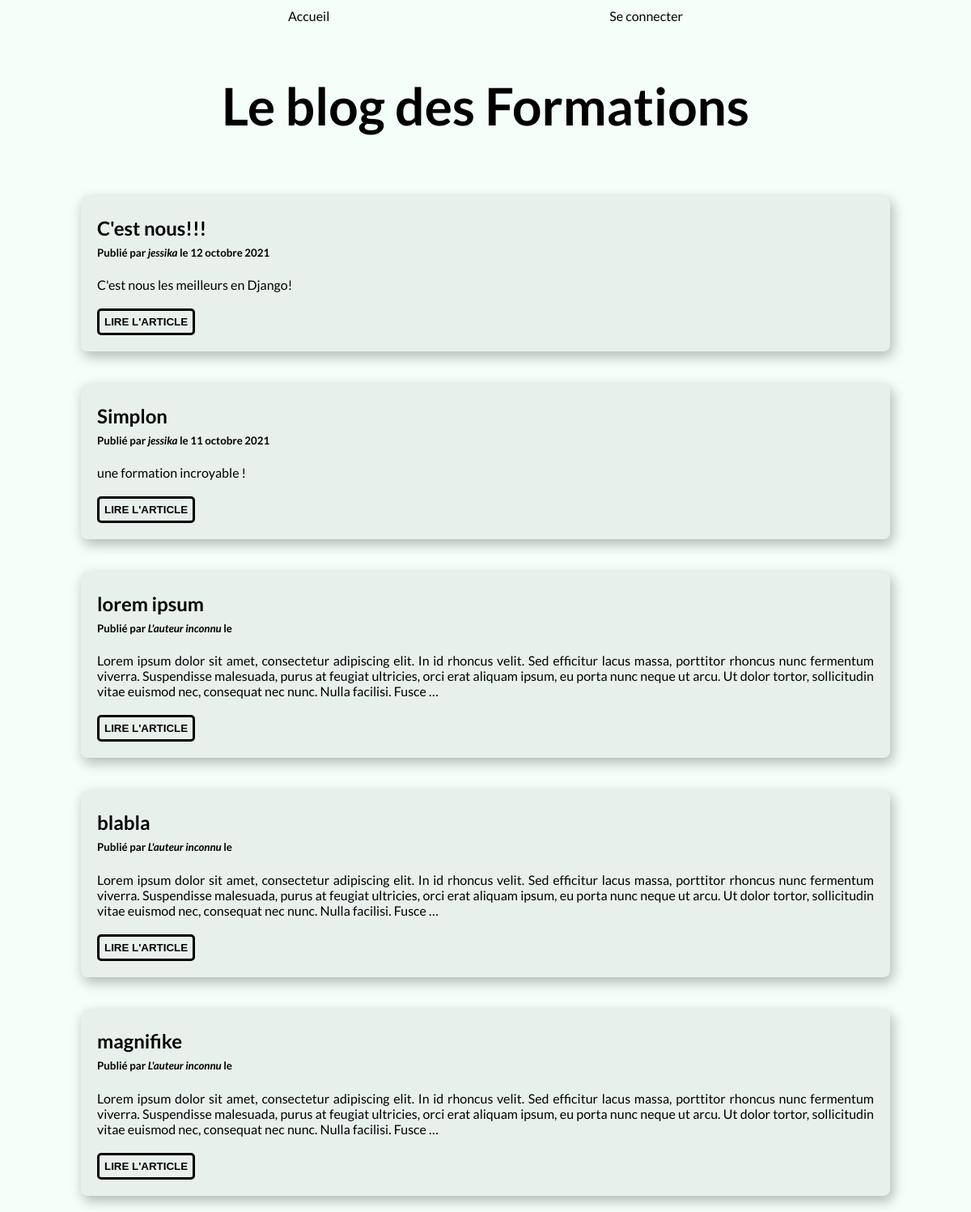
The app's page /, older data.
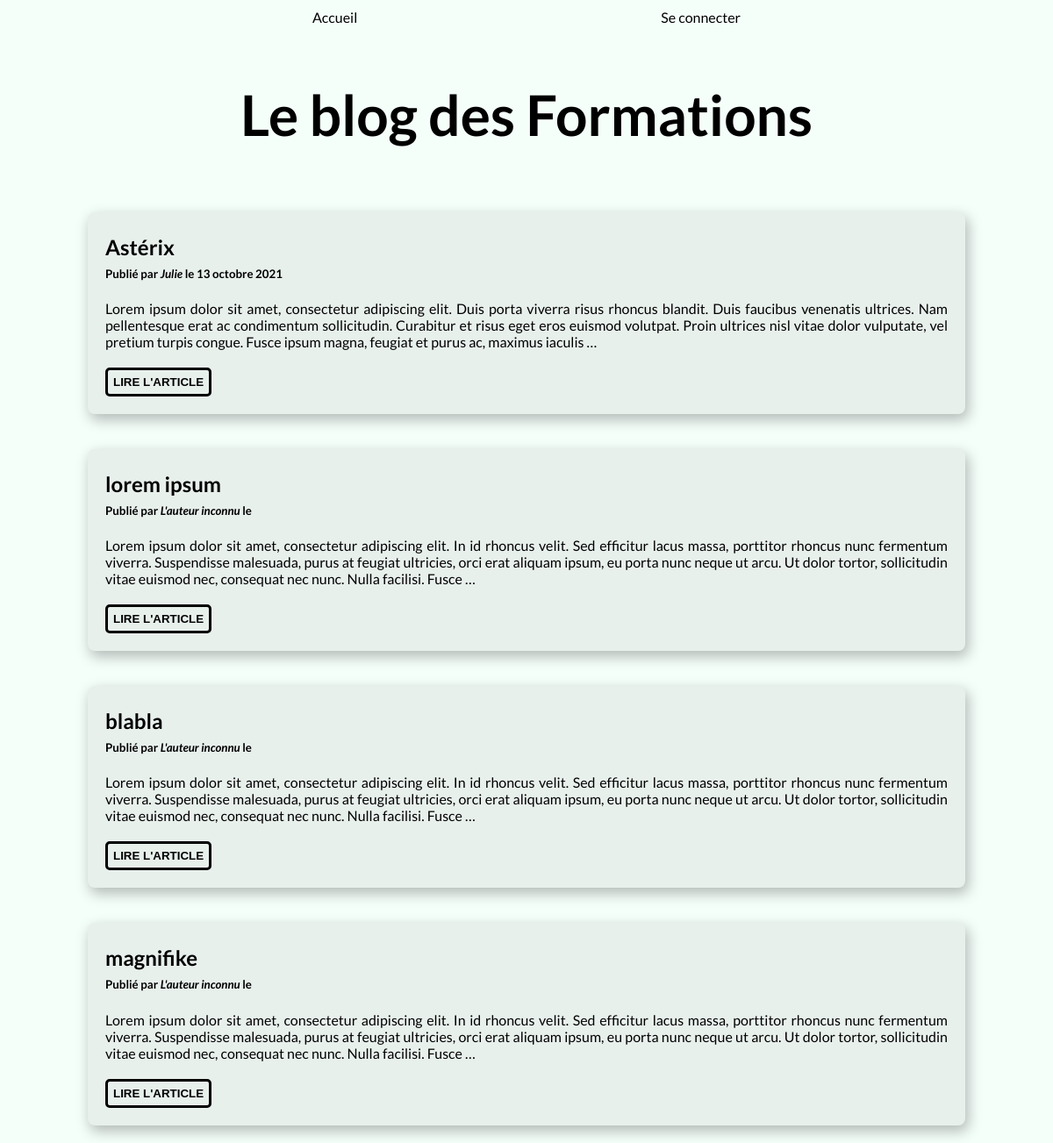
The same page, newer data.
### posts/models.py (models this page shows, shortened)
class BlogPost(models.Model):
    title = models.CharField(max_length=255, unique=True, verbose_name="Titre")
    slug = models.SlugField(max_length=255, unique=True, blank=True)
    author = models.ForeignKey(User, on_delete=models.SET_NULL, null=True, blank=True, verbose_name="Auteur")
    last_updated = models.DateTimeField(auto_now=True)
    created_on = models.DateField(blank=True, null=True, verbose_name="Créé le")
    published = models.BooleanField(default=False, verbose_name="publié")
    content = models.TextField(blank=True, verbose_name="contenu")
    class Meta:
        ordering = ["-created_on"]
        verbose_name = "Article"
    @property
    def author_or_default(self):
        return self.author.username if self.author else "L'auteur inconnu"

### posts/views.py (the view)
# urls.py: path("", BlogHome.as_view(), name="home"),
class BlogHome(ListView):
    model = BlogPost
    context_object_name = "posts"
    def get_queryset(self):
        queryset = super().get_queryset()
        if self.request.user.is_authenticated:
            return queryset
        return queryset.filter(published=True)

### posts/templates/posts/blogpost_list.html (shortened to what this page needs)
{% extends 'base.html' %}
{% block content %}
    <h1 class="titre">Le blog des Formations</h1>
    {% for post in posts %}
    <article>
        <h2 class="titre-article">{{ post.title }}</h2>
        <h5 class="date-article">Publié par <i class="auteur">{{ post.author_or_default}} </i> le {{ post.created_on|date:'j F Y' }}</h5>
        <p class="texte-article">{{ post.content|safe|truncatewords:50 }}</p>
        <form action="{% url 'posts:post' slug=post.slug%}">
            <button class="lecture">Lire l'article</button>
        </form>
    </article>
    {% endfor %}
{% endblock %}

### templates/base.html (shortened to what this page needs)
{% load static %}
{% load admin_urls %}
<!DOCTYPE html>
<html lang="fr">
<head>
    <link rel="stylesheet" href="{% static 'css/style.css' %}">
</head>
<body>
<nav>
    <a href="{% url 'posts:home'%}">Accueil</a>
    <a href="{% url 'admin:index' %}">{% if  request.user.is_authenticated %} Administration {% else %} Se connecter {% endif%}</a>
</nav>
<section id="blog">
    {% block content %}
    {% endblock %}
</section>
</body>
</html>

### static/css/style.css (style rules this page uses)
body { font-family: 'Lato', sans-serif; margin: 0; padding: 0; border: 0; height: 100%; background-color:mintcream; }
a { text-decoration: none; color: black; }
nav { display: flex; justify-content: space-evenly; padding: 10px; }
.titre { font-size: 4em; }
section { display: flex; flex-direction: column; align-items: center; }
article { display: flex; flex-direction: column; align-items: flex-start; }
article { border-radius: 8px; margin: 20px auto; padding: 5px 20px 20px 20px; width: 80%; background-color: #e8f0ec; box-shadow: #b5bdb9 3px 6px 15px 1px; }
.texte-article { text-align: justify; margin: 0 0 20px 0; }
.lecture { border: 3px solid black; border-radius: 5px; color: black; background-color: #e8f0ec; font-weight: 600; text-transform: uppercase; padding: 6px; }
.titre-article { margin-bottom: 4px; }
.date-article { margin-top: 4px; }

Row changes from the older to the newer data that the page shows:
removed BlogPost: title "C'est nous!!!", author_or_default "jessika", created_on "12 octobre 2021", content "C'est nous les meilleurs en Django!"
removed BlogPost: title "Simplon", author_or_default "jessika", created_on "11 octobre 2021", content "une formation incroyable !"
added BlogPost: title "Astérix", author_or_default "Julie", created_on "13 octobre 2021", content "Lorem ipsum dolor sit amet, consectetur adipiscing elit. Duis porta viverra risus rhoncus blandit. Duis faucibus venenatis ultrices. Nam pellentesque erat ac condimentum sollicitudin. Curabitur et risus eget eros euismod volutpat. Proin ultrices nisl vitae dolor vulputate, vel pretium turpis congue. Fusce ipsum magna, feugiat et purus ac, maximus iaculis …"
